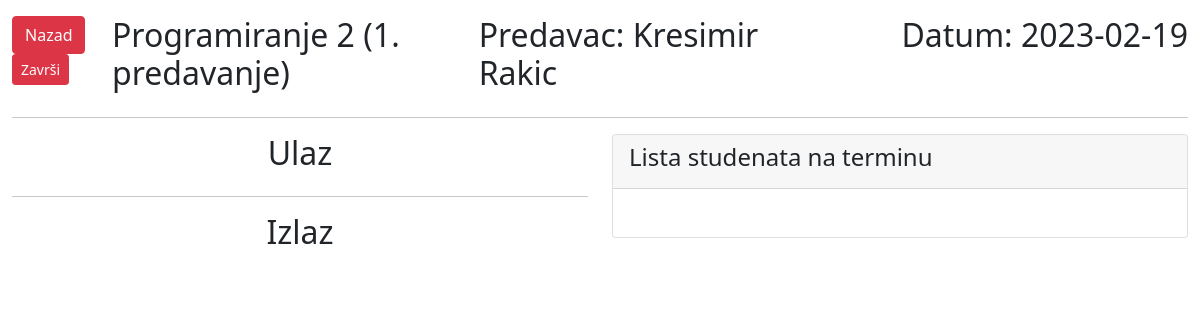
/forProfessor/terminTime.php?id=9 (signed in), run on the app's committed database.
### tables this page shows
CREATE TABLE `termin` (
  `id` int(11) NOT NULL,
  `naziv` varchar(100) DEFAULT NULL,
  `predavac_id` int(11) NOT NULL,
  `kolegij_id` int(11) NOT NULL,
  `datum` date NOT NULL,
  `vrijeme_pocetka` time DEFAULT NULL,
  `vrijeme_zavrsetka` time DEFAULT NULL,
  `zavrsen` varchar(11) NOT NULL
);

CREATE TABLE `kolegij` (
  `id` int(11) NOT NULL,
  `naziv` varchar(100) NOT NULL,
  `studij_id` int(11) NOT NULL
);

CREATE TABLE `users` (
  `id` int(11) NOT NULL,
  `name` varchar(255) DEFAULT NULL,
  `full_name` varchar(255) DEFAULT NULL,
  `indeks` varchar(20) DEFAULT NULL,
  `pass` varchar(255) DEFAULT NULL,
  `role` enum('admin','professor','student') DEFAULT NULL
);

### forProfessor/terminTime.php (the view, shortened to what this page needs)
<?php
  include "../php/db_conn.php";
  if (isset($_SESSION['name']) && isset($_SESSION['id'])) {   ?>
<!DOCTYPE html>
<html lang="en">
<head>
  <link href="https://cdn.jsdelivr.net/npm/bootstrap@5.0.2/dist/css/bootstrap.min.css" rel="stylesheet">
</head>
<body onload = "table();">
  <div class="container-fluid mt-3">
    <div class="row">
      <?php
        $termin_id = mysqli_real_escape_string($conn, $_GET['id']);
          $query = " select u.full_name, t.datum, t.naziv as 'termin_naziv', k.naziv as 'kolegij_naziv'
          FROM termin t
          JOIN veza v ON v.id = t.predavac_id
          JOIN users u ON u.id = v.profesor_id
          JOIN kolegij k ON k.id = t.kolegij_id
          where t.id = '$termin_id' ";
          $query_run = mysqli_query($conn, $query);
          if(mysqli_num_rows($query_run) > 0){
            foreach($query_run as $termin_info){
              $profesor_info = $termin_info['full_name'];
              $datum_info = $termin_info['datum'];
              $termin_naziv = $termin_info['termin_naziv'];
              $kolegij_naziv = $termin_info['kolegij_naziv'];
              echo "
                <div class='col-1'>
                  <a href='./terminTable.php' class='btn btn-danger'>Nazad</a>
                  <form action='terminEnd.php' method='POST' class='d-inline'>
                    <button type='submit' name='endTheTermin' value='$termin_id'; class='btn btn-danger btn-sm'>Završi</button>
                  </form>
                </div>
                <div class='col d-flex justify-content-center-start'>
                  <h2>$kolegij_naziv ($termin_naziv)</h2>
                </div>
                <div class='col d-flex justify-content-center'>
                  <h2>Predavac: $profesor_info</h2>
                </div>
                <div class='col d-flex justify-content-end'>
                  <h2>Datum: $datum_info</h2>
                </div>
              ";
            }
          }
      ?>
    </div>
    <hr>
    <div class="row">
      <div class="col-md-6">
        <div class="row">
          <div class="col d-flex justify-content-center">
            <h2>Ulaz</h2>
          </div>
        </div>
        <hr class="mb-3">
        <div class="row">
          <div class="col d-flex justify-content-center">
            <h2>Izlaz</h2>
          </div>
        </div>
      </div>
      <div class="col-md-6">
        <div class="card">
          <div class="card-header">
            <h4>
              Lista studenata na terminu
            </h4>
          </div>
          <div class="card-body">
        </div>
      </div>
    </div>
  </div>
</div>
</body>
</html>
<?php }else{
	header("Location: ../index.php");
} ?>

### data on the page
termin: kolegij.naziv "Programiranje 2", naziv "1. predavanje", users.full_name "Kresimir Rakic", datum "2023-02-19"
